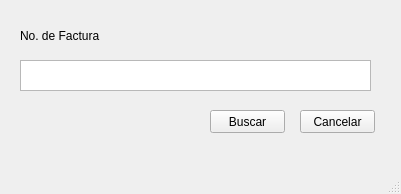
<?xml version="1.0" encoding="UTF-8"?>
<ui version="4.0">
 <class>MainWindow</class>
 <widget class="QMainWindow" name="MainWindow">
  <property name="geometry">
   <rect>
    <x>0</x>
    <y>0</y>
    <width>401</width>
    <height>194</height>
   </rect>
  </property>
  <property name="windowTitle">
   <string>MainWindow</string>
  </property>
  <widget class="QWidget" name="centralwidget">
   <widget class="QTextEdit" name="IngresoFactura_2">
    <property name="geometry">
     <rect>
      <x>20</x>
      <y>60</y>
      <width>351</width>
      <height>31</height>
     </rect>
    </property>
   </widget>
   <widget class="QPushButton" name="ConfirmarBuscar_2">
    <property name="geometry">
     <rect>
      <x>210</x>
      <y>110</y>
      <width>75</width>
      <height>23</height>
     </rect>
    </property>
    <property name="text">
     <string>Buscar</string>
    </property>
   </widget>
   <widget class="QPushButton" name="CancelarBuscar_2">
    <property name="geometry">
     <rect>
      <x>300</x>
      <y>110</y>
      <width>75</width>
      <height>23</height>
     </rect>
    </property>
    <property name="text">
     <string>Cancelar</string>
    </property>
   </widget>
   <widget class="QLabel" name="TxtID_2">
    <property name="geometry">
     <rect>
      <x>20</x>
      <y>20</y>
      <width>101</width>
      <height>31</height>
     </rect>
    </property>
    <property name="text">
     <string>No. de Factura</string>
    </property>
   </widget>
  </widget>
  <widget class="QMenuBar" name="menubar">
   <property name="geometry">
    <rect>
     <x>0</x>
     <y>0</y>
     <width>401</width>
     <height>21</height>
    </rect>
   </property>
  </widget>
  <widget class="QStatusBar" name="statusbar"/>
 </widget>
 <resources/>
 <connections/>
</ui>
